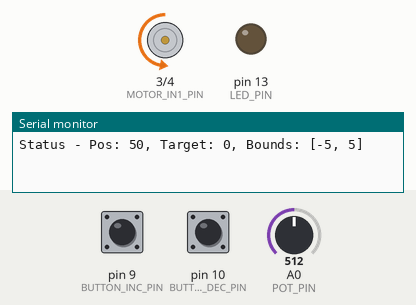
This program was run on a simulated Arduino Mega 2560, built with avr-gcc and run on an emulated ATmega2560. On the bench: motor-driver pin pairs drawn as motors (green arrow = first pin HIGH = forward, orange = second pin HIGH = backward, longer = more drive, scaled by the enable pin), output pins drawn as LEDs (lit = HIGH), the last lines printed to the serial monitor. Inputs (shaded band) come from the test bench; at power-on: A0 (POT_PIN) = 512, pin 9 (BUTTON_INC_PIN) HIGH, pin 10 (BUTTON_DEC_PIN) HIGH.

Above: at 0.8 s.
0.9 s: A0 (POT_PIN) set to 67
2.4 s: A0 (POT_PIN) set to 57
At 2.7 s:
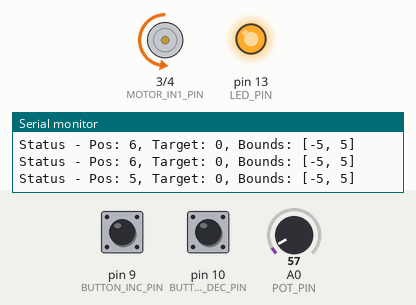
3.9 s: A0 (POT_PIN) set to 110
At 4.5 s:
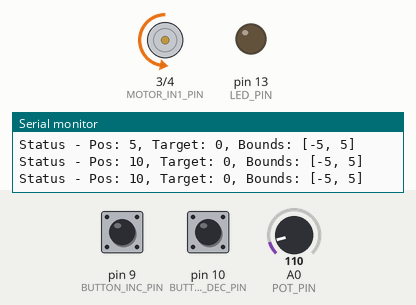
5.4 s: A0 (POT_PIN) set to 0
At 6.3 s:
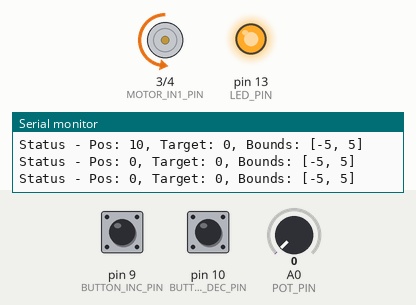
6.9 s: pin 9 (BUTTON_INC_PIN) pulled LOW for 0.15 s
At 8.1 s:
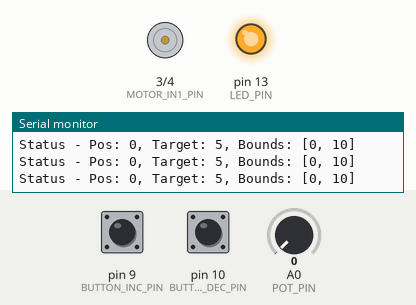
8.5 s: pin 9 (BUTTON_INC_PIN) pulled LOW for 1 s
At 10.1 s:
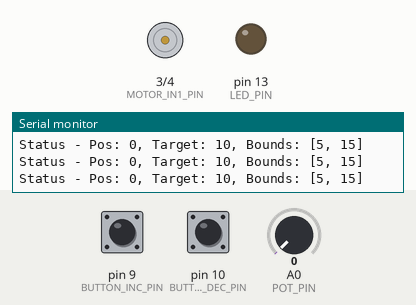
Timing chart, 0 to 11.6 s (numbered marks = the images above; inputs shaded):
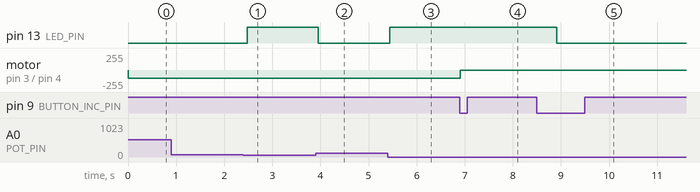

The program:

main.cpp
```cpp
#include "button/button.h"
#include "config/config.h"
#include "globals/globals.h"
#include "led/led.h"
#include "motor/motor.h"
#include "serial_comm/serial_comm.h"
#include "tasks/tasks.h"
#include <Arduino.h>
#include <Arduino_FreeRTOS.h>

void setup()
{
    initSerial();
    initLED();
    initButtons();
    initMotor();
    initGlobals();
    createTasks();

    vTaskStartScheduler();
}

void loop() { }
```

button.cpp
```cpp
#include "button.h"

static bool lastIncButtonState = HIGH;
static bool lastDecButtonState = HIGH;

void initButtons()
{
    pinMode(BUTTON_INC_PIN, INPUT_PULLUP);
    pinMode(BUTTON_DEC_PIN, INPUT_PULLUP);
}

bool buttonCheckIncrement()
{
    bool pressed = false;
    bool currentIncState = digitalRead(BUTTON_INC_PIN);

    if (currentIncState == LOW && lastIncButtonState == HIGH) {
        pressed = true;
    }

    lastIncButtonState = currentIncState;
    return pressed;
}

bool buttonCheckDecrement()
{
    bool pressed = false;
    bool currentDecState = digitalRead(BUTTON_DEC_PIN);

    if (currentDecState == LOW && lastDecButtonState == HIGH) {
        pressed = true;
    }

    lastDecButtonState = currentDecState;
    return pressed;
}
```

button.h
```cpp
#ifndef BUTTON_H
#define BUTTON_H

#include "../config/config.h"
#include <Arduino.h>

#define DEBOUNCE_DELAY_MS 50

void initButtons();

bool buttonCheckIncrement();
bool buttonCheckDecrement();

#endif
```

globals.cpp
```cpp
#include "globals.h"

QueueHandle_t motorCommandQueue;
SystemStatus g_systemStatus;
SemaphoreHandle_t g_statusMutex;

void initGlobals(void)
{
    motorCommandQueue = xQueueCreate(5, sizeof(MotorCommand));
    g_statusMutex = xSemaphoreCreateMutex();

    g_systemStatus.currentPosition = 0;
    g_systemStatus.targetPosition = 0;
}
```

globals.h
```cpp
#ifndef GLOBALS_H
#define GLOBALS_H

#include "../config/config.h"
#include <Arduino_FreeRTOS.h>
#include <queue.h>
#include <semphr.h>

extern QueueHandle_t motorCommandQueue;

typedef struct {
    int currentPosition;
    int targetPosition;
} SystemStatus;

extern SystemStatus g_systemStatus;

extern SemaphoreHandle_t g_statusMutex;

void initGlobals(void);

#endif
```

led.cpp
```cpp
#include "led.h"

void initLED()
{
    pinMode(LED_PIN, OUTPUT);
}

void setLED(bool state)
{
    digitalWrite(LED_PIN, state ? HIGH : LOW);
}
```

led.h
```cpp
#ifndef LED_H
#define LED_H

#include "../config/config.h"
#include <Arduino.h>

void initLED();
void setLED(bool state);

#endif
```

motor.cpp
```cpp
#include "motor.h"

static int currentPosition = 0;
static int targetSetpoint = DEFAULT_SETPOINT;
static int hysteresisBand = DEFAULT_HYSTERESIS;

void initMotor()
{
    pinMode(MOTOR_IN1_PIN, OUTPUT);
    pinMode(MOTOR_IN2_PIN, OUTPUT);
    pinMode(MOTOR_ENA_PIN, OUTPUT);

    digitalWrite(MOTOR_IN1_PIN, LOW);
    digitalWrite(MOTOR_IN2_PIN, LOW);
    analogWrite(MOTOR_ENA_PIN, 0);

    currentPosition = 0;
    targetSetpoint = DEFAULT_SETPOINT;
    hysteresisBand = DEFAULT_HYSTERESIS;
}

void motorUpdatePosition(int position)
{
    currentPosition = position;
    int lowerBound = targetSetpoint - hysteresisBand;
    int upperBound = targetSetpoint + hysteresisBand;

    uint8_t pwmValue = map(MOTOR_POWER, 0, 100, 0, 255);

    if (currentPosition <= lowerBound) {
        digitalWrite(MOTOR_IN1_PIN, LOW);
        digitalWrite(MOTOR_IN2_PIN, LOW);
        analogWrite(MOTOR_ENA_PIN, 0);
    } else if (currentPosition >= upperBound) {
        digitalWrite(MOTOR_IN1_PIN, LOW);
        digitalWrite(MOTOR_IN2_PIN, HIGH);
        analogWrite(MOTOR_ENA_PIN, pwmValue);
    }
}

void motorSetSetpoint(int setpoint)
{
    targetSetpoint = setpoint;
    motorUpdatePosition(currentPosition);
}

int motorGetSetpoint()
{
    return targetSetpoint;
}
```

motor.h
```cpp
#ifndef MOTOR_H
#define MOTOR_H

#include "../config/config.h"
#include "../globals/globals.h"
#include <Arduino.h>

void initMotor();
void motorUpdatePosition(int position);
void motorSetSetpoint(int setpoint);
int motorGetSetpoint();

#endif
```

serial_comm.cpp
```cpp
#include "serial_comm.h"
#include "../config/config.h"

static FILE serialOutput = { 0 };

static int serialWriteByte(char c, FILE* stream)
{
    if (c == '\n') {
        Serial.write('\n');
    } else {
        Serial.write(c);
    }
    return 0;
}

void initSerial()
{
    Serial.begin(SERIAL_BAUD_RATE);

    while (!Serial) {
        ;
    }

    fdev_setup_stream(&serialOutput, serialWriteByte, NULL, _FDEV_SETUP_WRITE);

    stdout = &serialOutput;
}
```

serial_comm.h
```cpp
#ifndef SERIAL_COMM_H
#define SERIAL_COMM_H

#include <Arduino.h>
#include <stdio.h>

void initSerial();

#endif
```

button_handler.cpp
```cpp
#include "button_handler.h"

void buttonHandlerTask(void* pvParameters)
{
    while (1) {
        if (buttonCheckIncrement()) {
            int currentSetpoint = motorGetSetpoint();
            int newSetpoint = currentSetpoint + BUTTON_SETPOINT_CHANGE_UNITS;
            if (newSetpoint > 100) {
                newSetpoint = 100;
            }

            if (newSetpoint != currentSetpoint) {
                MotorCommand motorCmd;
                motorCmd.type = MOTOR_SET_SETPOINT;
                motorCmd.value = newSetpoint;
                xQueueSend(motorCommandQueue, &motorCmd, portMAX_DELAY);
            }
        }

        if (buttonCheckDecrement()) {
            int currentSetpoint = motorGetSetpoint();
            int newSetpoint = currentSetpoint - BUTTON_SETPOINT_CHANGE_UNITS;
            if (newSetpoint < 0) {
                newSetpoint = 0;
            }

            if (newSetpoint != currentSetpoint) {
                MotorCommand motorCmd;
                motorCmd.type = MOTOR_SET_SETPOINT;
                motorCmd.value = newSetpoint;
                xQueueSend(motorCommandQueue, &motorCmd, portMAX_DELAY);
            }
        }

        vTaskDelay(pdMS_TO_TICKS(20));
    }
}
```

button_handler.h
```cpp
#ifndef BUTTON_HANDLER_H
#define BUTTON_HANDLER_H

#include "../../button/button.h"
#include "../../config/config.h"
#include "../../globals/globals.h"
#include "../../motor/motor.h"
#include <Arduino.h>
#include <Arduino_FreeRTOS.h>

void buttonHandlerTask(void* pvParameters);

#endif
```

motor_control.cpp
```cpp
#include "motor_control.h"
#include "../../globals/globals.h"
#include "../../motor/motor.h"
#include <stdio.h>

void motorControlTask(void* pvParameters)
{
    MotorCommand command;

    while (1) {
        if (xQueueReceive(motorCommandQueue, &command, portMAX_DELAY) == pdTRUE) {
            switch (command.type) {
            case MOTOR_UPDATE_POSITION:
                motorUpdatePosition(command.value);
                break;
            case MOTOR_SET_SETPOINT:
                motorSetSetpoint(command.value);
                if (xSemaphoreTake(g_statusMutex, portMAX_DELAY) == pdTRUE) {
                    g_systemStatus.targetPosition = command.value;
                    xSemaphoreGive(g_statusMutex);
                }
                break;
            default:
                break;
            }
        }
    }
}
```

motor_control.h
```cpp
#ifndef MOTOR_CONTROL_H
#define MOTOR_CONTROL_H

#include "../../globals/globals.h"
#include <Arduino_FreeRTOS.h>

void motorControlTask(void* pvParameters);

#endif
```

potentiometer.cpp
```cpp
#include "potentiometer.h"

void potentiometerTask(void* pvParameters)
{
    int lastPosition = 0;
    pinMode(POT_PIN, INPUT);

    while (1) {
        int rawValue = analogRead(POT_PIN);
        int newPosition = map(rawValue, 0, 1023, 0, 100);

        if (newPosition != lastPosition) {
            MotorCommand cmd;
            cmd.type = MOTOR_UPDATE_POSITION;
            cmd.value = newPosition;
            xQueueSend(motorCommandQueue, &cmd, portMAX_DELAY);

            if (xSemaphoreTake(g_statusMutex, portMAX_DELAY) == pdTRUE) {
                g_systemStatus.currentPosition = newPosition;
                xSemaphoreGive(g_statusMutex);
            }

            lastPosition = newPosition;
        }

        vTaskDelay(pdMS_TO_TICKS(50));
    }
}
```

potentiometer.h
```cpp
#ifndef POTENTIOMETER_H
#define POTENTIOMETER_H

#include "../../config/config.h"
#include "../../globals/globals.h"
#include "../../motor/motor.h"
#include <Arduino.h>
#include <stdio.h>

void potentiometerTask(void* pvParameters);

#endif
```

status_reporter.cpp
```cpp
#include "status_reporter.h"

const TickType_t REPORTING_INTERVAL = pdMS_TO_TICKS(500);

void statusReporterTask(void* pvParameters)
{
    TickType_t xLastWakeTime;
    const TickType_t xFrequency = REPORTING_INTERVAL;

    xLastWakeTime = xTaskGetTickCount();

    while (1) {
        vTaskDelayUntil(&xLastWakeTime, xFrequency);

        int currentPos = 0;
        int targetPos = DEFAULT_SETPOINT;
        int lowerBound = 0;
        int upperBound = 100;

        if (xSemaphoreTake(g_statusMutex, portMAX_DELAY) == pdTRUE) {
            currentPos = g_systemStatus.currentPosition;
            targetPos = g_systemStatus.targetPosition;
            lowerBound = g_systemStatus.targetPosition - DEFAULT_HYSTERESIS;
            upperBound = g_systemStatus.targetPosition + DEFAULT_HYSTERESIS;
            xSemaphoreGive(g_statusMutex);
        }

        bool isInBounds = currentPos >= lowerBound && currentPos <= upperBound;
        setLED(isInBounds);

        printf("Status - Pos: %d, Target: %d, Bounds: [%d, %d]\n", currentPos, targetPos, lowerBound, upperBound);
    }
}
```

status_reporter.h
```cpp
#ifndef STATUS_REPORTER_H
#define STATUS_REPORTER_H

#include "../../config/config.h"
#include "../../globals/globals.h"
#include "../../led/led.h"
#include <Arduino_FreeRTOS.h>
#include <stdio.h>

void statusReporterTask(void* pvParameters);

#endif
```

tasks.cpp
```cpp
#include "tasks.h"
#include "../config/config.h"
#include "button_handler/button_handler.h"
#include "motor_control/motor_control.h"
#include "potentiometer/potentiometer.h"
#include "status_reporter/status_reporter.h"

void createTasks()
{
    xTaskCreate(
        potentiometerTask,
        "PotentiometerTask",
        1024,
        NULL,
        POTENTIOMETER_TASK_PRIORITY,
        NULL);

    xTaskCreate(
        motorControlTask,
        "MotorControl",
        1024,
        NULL,
        MOTOR_TASK_PRIORITY,
        NULL);

    xTaskCreate(
        buttonHandlerTask,
        "ButtonHandler",
        1024,
        NULL,
        BUTTON_TASK_PRIORITY,
        NULL);

    xTaskCreate(
        statusReporterTask,
        "StatusReporter",
        1024,
        NULL,
        STATUS_REPORTER_TASK_PRIORITY,
        NULL);
}
```

tasks.h
```cpp
#ifndef TASKS_H
#define TASKS_H

#include "../config/config.h"
#include <Arduino_FreeRTOS.h>

void createTasks();

#endif
```

config.h
```cpp
#ifndef CONFIG_H
#define CONFIG_H

#include <Arduino_FreeRTOS.h>

#define MOTOR_IN1_PIN 3
#define MOTOR_IN2_PIN 4
#define MOTOR_ENA_PIN 5

#define POT_PIN A0

#define BUTTON_INC_PIN 9
#define BUTTON_DEC_PIN 10

#define LED_PIN 13

#define POTENTIOMETER_TASK_PRIORITY 2
#define MOTOR_TASK_PRIORITY 3
#define BUTTON_TASK_PRIORITY 2
#define STATUS_REPORTER_TASK_PRIORITY 1

#define MOTOR_POWER 50
#define DEFAULT_SETPOINT 0
#define DEFAULT_HYSTERESIS 5
#define BUTTON_SETPOINT_CHANGE_UNITS 5

#define SERIAL_BAUD_RATE 9600

typedef enum {
    MOTOR_UPDATE_POSITION,
    MOTOR_SET_SETPOINT
} MotorCommandType;

typedef struct {
    MotorCommandType type;
    int value;
} MotorCommand;

#endif
```

Measured:
- the behaviour switches between 62 and 61 on A0 (POT_PIN) (found by bisection; images 0 and 1)
- after the input at 2.4 s, pin 13 (LED_PIN): LOW → HIGH after 0.08 s
- after the input at 3.9 s, pin 13 (LED_PIN): HIGH → LOW after 0.06 s
- after the input at 5.4 s, pin 13 (LED_PIN): LOW → HIGH after 0.05 s
- after the input at 6.9 s, motor on pin 3 (MOTOR_IN1_PIN) / pin 4 (MOTOR_IN2_PIN): backward 127/255 → stopped at once
- after the input at 8.5 s, pin 13 (LED_PIN): HIGH → LOW after 0.41 s
